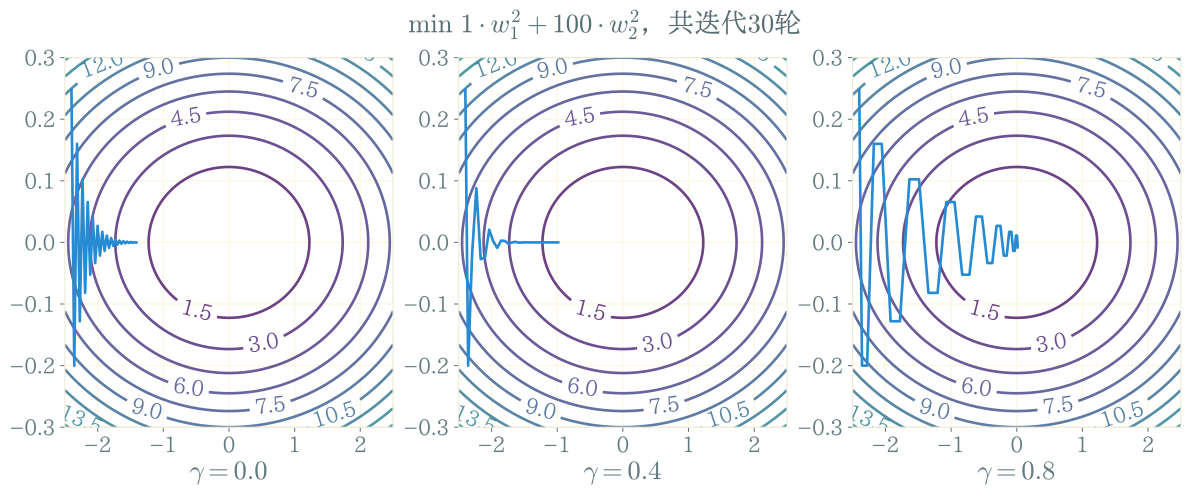

This chart was generated by the following Python code:
import matplotlib.pyplot as plt
import matplotlib.font_manager as fm
import numpy as np

zhisong = fm.FontEntry(fname="/home/avanti/Fonts/LXGW/LXGWNeoZhiSongScreenFull.ttf", name="LXGW Neo ZhiSong Screen Full")
fm.fontManager.ttflist.insert(0, zhisong)
plt.rcParams.update({
    "font.family": ["LXGW Neo ZhiSong Screen Full"],
    "mathtext.fontset": "cm",
    "axes.unicode_minus": True,
    "font.size": 16
})

iteration = 30
a, b, lr = 1, 100, 0.009
gamma_list = [0.0, 0.4, 0.8]
T = len(gamma_list)

N = 1000
x_list = np.linspace(-2.5, 2.5, N)
y_list = np.linspace(-0.5, 0.5, N)
X, Y = np.meshgrid(x_list, y_list)
Z = a * (X ** 2) + b * (Y ** 2)  # 目标函数

with plt.style.context('Solarize_Light2'):

    fig, ax = plt.subplots(nrows=1, ncols=T, figsize=(15, 5))
    fig.suptitle(rf"$\min ~ {a} \cdot w_1^2 + {b} \cdot w_2^2$，共迭代$30$轮", color='#586e75', fontproperties={'size': 20})
    for i in range(T):
        gamma = gamma_list[i]
        contours = ax[i].contour(X, Y, Z, 20, alpha=.8)
        ax[i].clabel(contours)

        ax[i].set_xlim(-2.5, 2.5)
        ax[i].set_ylim(-.3, .3)
        ax[i].set_xlabel(rf"$\gamma = {gamma}$", fontsize=20)

        w_1, w_2, v_1, v_2 = -2.4, 0.25, 0, 0  # 初始值
        w_1_curve, w_2_curve, v_1_curve, v_2_curve = [], [], [], []
        w_1_curve.append(w_1)
        w_2_curve.append(w_2)
        v_1_curve.append(v_1)
        v_2_curve.append(v_2)

        for step in range(iteration):

            w_1 = w_1 - lr * 2 * a * w_1 + gamma * v_1_curve[step]
            w_1_curve.append(w_1)
            v_1_curve.append(w_1 - w_1_curve[step])

            w_2 = w_2 - lr * 2 * b * w_2 + gamma * v_2_curve[step]
            w_2_curve.append(w_2)
            v_2_curve.append(w_2 - w_2_curve[step])

        ax[i].plot(w_1_curve, w_2_curve)
    plt.savefig("momentum.pdf", transparent=True, bbox_inches="tight")
